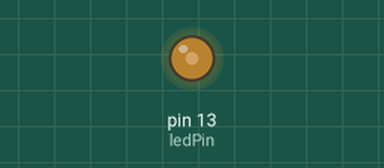
Simulated run of this sketch. Board: Arduino Uno, built with avr-gcc and run on an emulated ATmega328P. On the bench: output pins drawn as LEDs (lit = HIGH).

Above: at 1.01 s.
At 21.93 s:
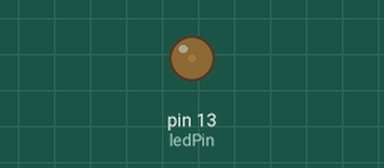
Timing chart, 0 to 22.0 s (numbered marks = the images above):
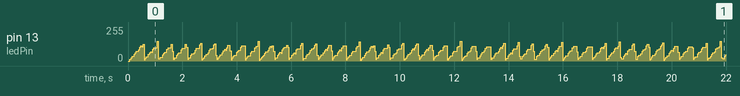

The sketch:

led_on_off_usemillis2.ino
```cpp
int ledPin = 13; //led연결핀
int ledState = LOW; //led는 끈 상태로 시작
int duty=0;
unsigned long previousMillis = 0; //맞지막으로 led를 끈 시간을 저장
int count = 0;
void setup() {
  // put your setup code here, to run once:
  pinMode (ledPin, OUTPUT);//led연결 핀을 출력으로 설정
}


void loop() {
  // put your main code here, to run repeatedly:
 //unsigned long currentMillis = millis(); //현재까지의 시작 , 밀리 세컨드 단위로 카운트 // millis에서 반환되는 값-> 현재 시간을 밀리스로 반환 -> 아두이노 전원을 넣는 것을 기준으로 시작
 unsigned long currentMillis = micros(); //마이크로세컨드 단위로 카운트 -> 밀리세컨드와는 x1000

 if(currentMillis - previousMillis > 100) // 지정한 시간을 초과한 경우
 {
  previousMillis = currentMillis; //마지막 상태 변화 시간 저장


  /*if(ledState == LOW) // 상태반전
  {
    ledState = HIGH;
  }
  else
  {
    ledState = LOW;
  }*/

  count++;
  if(count==duty){
    digitalWrite(13,LOW);
  }
  if(count==100){
    digitalWrite(13,HIGH);
    count=0;
    duty++;
    if(duty==50){
      duty=0;
    }
  }
 }
}
```
